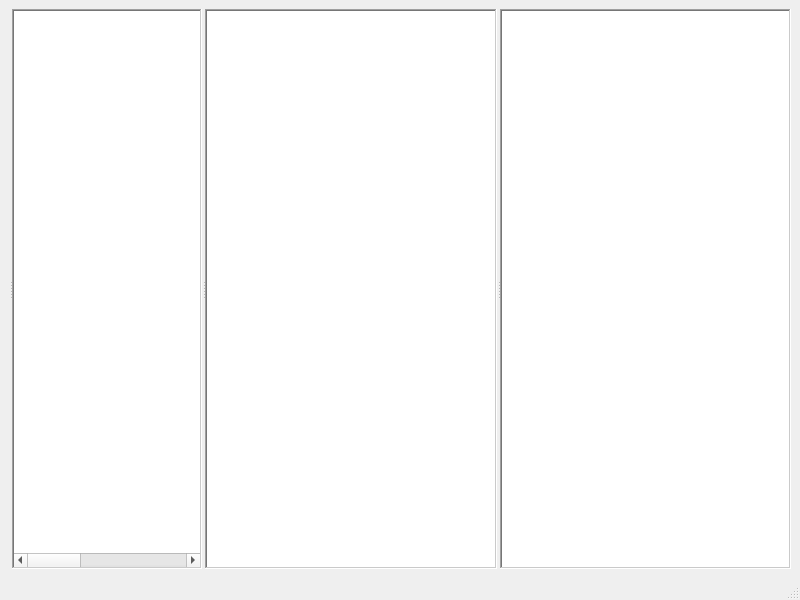
<?xml version="1.0" encoding="UTF-8"?>
<ui version="4.0">
 <class>MainWindow</class>
 <widget class="QMainWindow" name="MainWindow">
  <property name="geometry">
   <rect>
    <x>0</x>
    <y>0</y>
    <width>800</width>
    <height>600</height>
   </rect>
  </property>
  <property name="font">
   <font>
    <family>Small Fonts</family>
    <pointsize>8</pointsize>
    <bold>true</bold>
   </font>
  </property>
  <property name="windowTitle">
   <string>Deplieur</string>
  </property>
  <widget class="QWidget" name="centralwidget">
   <layout class="QHBoxLayout" name="horizontalLayout">
    <item>
     <widget class="QSplitter" name="splitter">
      <property name="orientation">
       <enum>Qt::Orientation::Horizontal</enum>
      </property>
      <property name="handleWidth">
       <number>3</number>
      </property>
      <widget class="QWidget" name="verticalLayoutWidget_4">
       <layout class="QVBoxLayout" name="verticalLayoutMenu">
        <property name="sizeConstraint">
         <enum>QLayout::SizeConstraint::SetMinAndMaxSize</enum>
        </property>
       </layout>
      </widget>
      <widget class="QWidget" name="verticalLayoutWidget_2">
       <layout class="QVBoxLayout" name="verticalLayoutCouleurs">
        <property name="spacing">
         <number>0</number>
        </property>
        <property name="sizeConstraint">
         <enum>QLayout::SizeConstraint::SetMinAndMaxSize</enum>
        </property>
        <item>
         <widget class="QTableWidget" name="tableCouleurs">
          <property name="maximumSize">
           <size>
            <width>190</width>
            <height>16777215</height>
           </size>
          </property>
          <property name="font">
           <font>
            <family>Small Fonts</family>
            <pointsize>8</pointsize>
            <bold>false</bold>
           </font>
          </property>
          <property name="focusPolicy">
           <enum>Qt::FocusPolicy::NoFocus</enum>
          </property>
          <property name="frameShape">
           <enum>QFrame::Shape::WinPanel</enum>
          </property>
          <property name="autoScroll">
           <bool>false</bool>
          </property>
          <property name="editTriggers">
           <set>QAbstractItemView::EditTrigger::DoubleClicked</set>
          </property>
          <property name="tabKeyNavigation">
           <bool>false</bool>
          </property>
          <property name="showDropIndicator" stdset="0">
           <bool>false</bool>
          </property>
          <property name="dragDropOverwriteMode">
           <bool>false</bool>
          </property>
          <property name="selectionMode">
           <enum>QAbstractItemView::SelectionMode::SingleSelection</enum>
          </property>
          <property name="selectionBehavior">
           <enum>QAbstractItemView::SelectionBehavior::SelectRows</enum>
          </property>
          <property name="columnCount">
           <number>3</number>
          </property>
          <attribute name="horizontalHeaderVisible">
           <bool>false</bool>
          </attribute>
          <attribute name="horizontalHeaderHighlightSections">
           <bool>false</bool>
          </attribute>
          <attribute name="verticalHeaderVisible">
           <bool>false</bool>
          </attribute>
          <attribute name="verticalHeaderHighlightSections">
           <bool>false</bool>
          </attribute>
          <column/>
          <column/>
          <column/>
         </widget>
        </item>
       </layout>
      </widget>
      <widget class="QWidget" name="verticalLayoutWidget">
       <layout class="QVBoxLayout" name="verticalLayout3D">
        <item>
         <widget class="QGraphicsView" name="vue3d">
          <property name="font">
           <font>
            <family>Small Fonts</family>
            <pointsize>8</pointsize>
            <bold>true</bold>
           </font>
          </property>
          <property name="frameShape">
           <enum>QFrame::Shape::WinPanel</enum>
          </property>
          <property name="dragMode">
           <enum>QGraphicsView::DragMode::RubberBandDrag</enum>
          </property>
         </widget>
        </item>
       </layout>
      </widget>
      <widget class="QWidget" name="verticalLayoutWidget_3">
       <layout class="QVBoxLayout" name="verticalLayout2D">
        <item>
         <widget class="QGraphicsView" name="vue2d">
          <property name="frameShape">
           <enum>QFrame::Shape::WinPanel</enum>
          </property>
          <property name="dragMode">
           <enum>QGraphicsView::DragMode::RubberBandDrag</enum>
          </property>
         </widget>
        </item>
       </layout>
      </widget>
     </widget>
    </item>
   </layout>
  </widget>
  <widget class="QStatusBar" name="statusbar"/>
  <action name="actionNouveau">
   <property name="icon">
    <iconset resource="resources.qrc">
     <normaloff>:/resources/note_add.png</normaloff>:/resources/note_add.png</iconset>
   </property>
   <property name="text">
    <string>Nouveau</string>
   </property>
   <property name="font">
    <font>
     <family>Small Fonts</family>
     <pointsize>8</pointsize>
    </font>
   </property>
  </action>
  <action name="actionOuvrir">
   <property name="icon">
    <iconset resource="resources.qrc">
     <normaloff>:/resources/file_open.png</normaloff>:/resources/file_open.png</iconset>
   </property>
   <property name="text">
    <string>Ouvrir</string>
   </property>
   <property name="font">
    <font>
     <family>Small Fonts</family>
     <pointsize>8</pointsize>
    </font>
   </property>
  </action>
  <action name="actionSauver">
   <property name="icon">
    <iconset resource="resources.qrc">
     <normaloff>:/resources/file_save.png</normaloff>:/resources/file_save.png</iconset>
   </property>
   <property name="text">
    <string>Sauver</string>
   </property>
   <property name="font">
    <font>
     <family>Small Fonts</family>
     <pointsize>8</pointsize>
    </font>
   </property>
  </action>
  <action name="actionExporter">
   <property name="icon">
    <iconset resource="resources.qrc">
     <normaloff>:/resources/file_export.png</normaloff>:/resources/file_export.png</iconset>
   </property>
   <property name="text">
    <string>Exporter</string>
   </property>
   <property name="toolTip">
    <string>Exporter SVG</string>
   </property>
   <property name="font">
    <font>
     <family>Small Fonts</family>
     <pointsize>8</pointsize>
    </font>
   </property>
   <property name="shortcut">
    <string>X</string>
   </property>
  </action>
  <action name="actionQuitter">
   <property name="icon">
    <iconset resource="resources.qrc">
     <normaloff>:/resources/close.png</normaloff>:/resources/close.png</iconset>
   </property>
   <property name="text">
    <string>Quitter</string>
   </property>
   <property name="font">
    <font>
     <family>Small Fonts</family>
     <pointsize>8</pointsize>
    </font>
   </property>
  </action>
  <action name="actionXG">
   <property name="text">
    <string>&lt;</string>
   </property>
   <property name="shortcut">
    <string>W</string>
   </property>
   <property name="menuRole">
    <enum>QAction::MenuRole::NoRole</enum>
   </property>
  </action>
  <action name="actionXD">
   <property name="text">
    <string>&gt;</string>
   </property>
   <property name="shortcut">
    <string>C</string>
   </property>
   <property name="menuRole">
    <enum>QAction::MenuRole::NoRole</enum>
   </property>
  </action>
  <action name="actionYG">
   <property name="text">
    <string>&lt;</string>
   </property>
   <property name="shortcut">
    <string>T</string>
   </property>
   <property name="menuRole">
    <enum>QAction::MenuRole::NoRole</enum>
   </property>
  </action>
  <action name="actionYD">
   <property name="text">
    <string>&gt;</string>
   </property>
   <property name="shortcut">
    <string>U</string>
   </property>
   <property name="menuRole">
    <enum>QAction::MenuRole::NoRole</enum>
   </property>
  </action>
  <action name="actionZG">
   <property name="text">
    <string>&lt;</string>
   </property>
   <property name="shortcut">
    <string>A</string>
   </property>
   <property name="menuRole">
    <enum>QAction::MenuRole::NoRole</enum>
   </property>
  </action>
  <action name="actionZD">
   <property name="text">
    <string>&gt;</string>
   </property>
   <property name="shortcut">
    <string>E</string>
   </property>
   <property name="menuRole">
    <enum>QAction::MenuRole::NoRole</enum>
   </property>
  </action>
  <action name="actionZoomMoins">
   <property name="text">
    <string>-</string>
   </property>
   <property name="shortcut">
    <string>Q</string>
   </property>
   <property name="menuRole">
    <enum>QAction::MenuRole::NoRole</enum>
   </property>
  </action>
  <action name="actionZoomPlus">
   <property name="text">
    <string>+</string>
   </property>
   <property name="shortcut">
    <string>S</string>
   </property>
   <property name="menuRole">
    <enum>QAction::MenuRole::NoRole</enum>
   </property>
  </action>
  <action name="actionCouleurPlus">
   <property name="text">
    <string>+</string>
   </property>
   <property name="toolTip">
    <string>Ajouter Couleur</string>
   </property>
   <property name="menuRole">
    <enum>QAction::MenuRole::NoRole</enum>
   </property>
  </action>
  <action name="actionCouleurMoins">
   <property name="text">
    <string>-</string>
   </property>
   <property name="toolTip">
    <string>Supprimer Couleur</string>
   </property>
   <property name="menuRole">
    <enum>QAction::MenuRole::NoRole</enum>
   </property>
  </action>
  <action name="actionCouleurAssembler">
   <property name="text">
    <string>*</string>
   </property>
   <property name="toolTip">
    <string>Assembler</string>
   </property>
   <property name="menuRole">
    <enum>QAction::MenuRole::NoRole</enum>
   </property>
  </action>
  <action name="action2DZoomPlus">
   <property name="text">
    <string>+</string>
   </property>
   <property name="shortcut">
    <string>+</string>
   </property>
   <property name="menuRole">
    <enum>QAction::MenuRole::NoRole</enum>
   </property>
  </action>
  <action name="action2DZoomMoins">
   <property name="text">
    <string>-</string>
   </property>
   <property name="shortcut">
    <string>-</string>
   </property>
   <property name="menuRole">
    <enum>QAction::MenuRole::NoRole</enum>
   </property>
  </action>
  <action name="action2DRotMoins">
   <property name="text">
    <string>&lt;</string>
   </property>
   <property name="shortcut">
    <string>/</string>
   </property>
   <property name="menuRole">
    <enum>QAction::MenuRole::NoRole</enum>
   </property>
  </action>
  <action name="action2DRotPlus">
   <property name="text">
    <string>&gt;</string>
   </property>
   <property name="shortcut">
    <string>*</string>
   </property>
   <property name="menuRole">
    <enum>QAction::MenuRole::NoRole</enum>
   </property>
  </action>
 </widget>
 <resources>
  <include location="resources.qrc"/>
 </resources>
 <connections/>
</ui>
